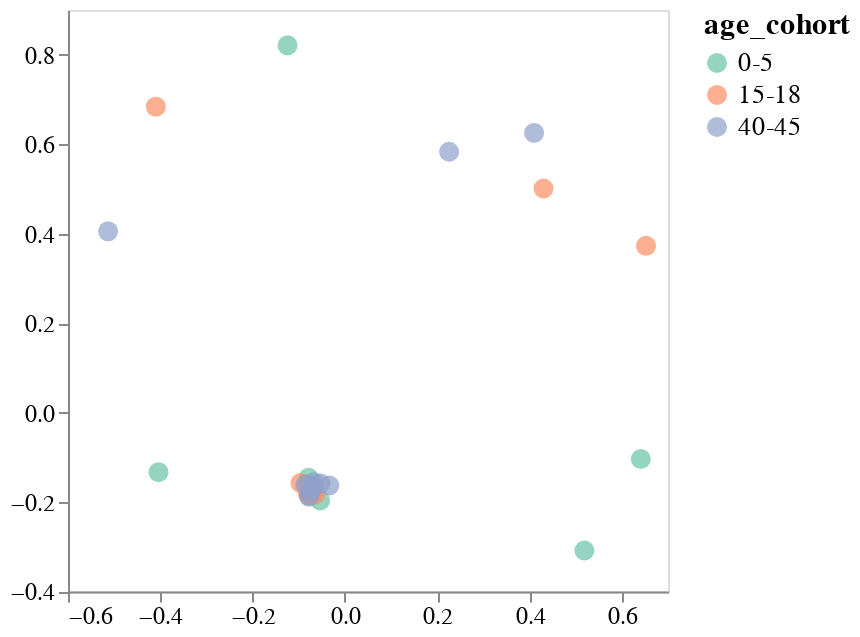

Notebook code cell kept with this figure:
### Code cell
mds_and_plot(positive_escape, p=2, mds_random_state=1)

### Figure 1 — Vega-Lite specification as saved in the notebook (floating-point values rounded to 4 significant figures)
{"config": {"view": {"continuousWidth": 300, "continuousHeight": 300}, "axis": {"grid": false, "labelFontSize": 12, "title": null}, "legend": {"labelFontSize": 13, "titleFontSize": 15}}, "data": {"name": "data-4d823367f20fb45f7badf7cf061f5a1d"}, "mark": {"type": "circle", "opacity": 0.7, "size": 100}, "encoding": {"color": {"field": "age_cohort", "scale": {"scheme": "set2"}, "type": "nominal"}, "detail": {"field": "serum", "type": "nominal"}, "tooltip": [{"field": "serum", "type": "nominal"}, {"field": "age_cohort", "type": "nominal"}], "x": {"field": "x_coord", "scale": {"padding": 5}, "type": "quantitative"}, "y": {"field": "y_coord", "scale": {"padding": 5}, "type": "quantitative"}}, "height": 290.7, "width": 300, "$schema": "https://vega.github.io/schema/vega-lite/v5.8.0.json", "datasets": {"data-4d823367f20fb45f7badf7cf061f5a1d": [{"serum": "2367", "x_coord": -0.07754, "y_coord": -0.1865, "age_cohort": "0-5"}, {"serum": "3944", "x_coord": -0.07582, "y_coord": -0.1805, "age_cohort": "0-5"}, {"serum": "2462", "x_coord": -0.4038, "y_coord": -0.1332, "age_cohort": "0-5"}, {"serum": "2389", "x_coord": -0.08165, "y_coord": -0.1597, "age_cohort": "0-5"}, {"serum": "2323", "x_coord": -0.07307, "y_coord": -0.1744, "age_cohort": "0-5"}, {"serum": "2388", "x_coord": -0.05369, "y_coord": -0.1964, "age_cohort": "0-5"}, {"serum": "2463", "x_coord": -0.07876, "y_coord": -0.1459, "age_cohort": "0-5"}, {"serum": "3973", "x_coord": 0.5189, "y_coord": -0.3085, "age_cohort": "0-5"}, {"serum": "4299", "x_coord": 0.6411, "y_coord": -0.1038, "age_cohort": "0-5"}, {"serum": "4584", "x_coord": -0.1243, "y_coord": 0.821, "age_cohort": "0-5"}, {"serum": "2343", "x_coord": 0.4303, "y_coord": 0.501, "age_cohort": "15-18"}, {"serum": "2350", "x_coord": -0.06559, "y_coord": -0.169, "age_cohort": "15-18"}, {"serum": "2365", "x_coord": -0.06385, "y_coord": -0.1829, "age_cohort": "15-18"}, {"serum": "2380", "x_coord": -0.06922, "y_coord": -0.1762, "age_cohort": "15-18"}, {"serum": "2382", "x_coord": -0.0963, "y_coord": -0.1576, "age_cohort": "15-18"}, {"serum": "3866", "x_coord": -0.07392, "y_coord": -0.1814, "age_cohort": "15-18"}, {"serum": "3856", "x_coord": -0.4096, "y_coord": 0.6838, "age_cohort": "15-18"}, {"serum": "3857", "x_coord": -0.08043, "y_coord": -0.1803, "age_cohort": "15-18"}, {"serum": "3862", "x_coord": 0.6524, "y_coord": 0.3726, "age_cohort": "15-18"}, {"serum": "3895", "x_coord": -0.07677, "y_coord": -0.1843, "age_cohort": "15-18"}, {"serum": "33C", "x_coord": -0.08586, "y_coord": -0.1616, "age_cohort": "40-45"}, {"serum": "34C", "x_coord": -0.07779, "y_coord": -0.1879, "age_cohort": "40-45"}, {"serum": "197C", "x_coord": -0.06931, "y_coord": -0.1669, "age_cohort": "40-45"}, {"serum": "199C", "x_coord": 0.4099, "y_coord": 0.6252, "age_cohort": "40-45"}, {"serum": "215C", "x_coord": -0.06691, "y_coord": -0.1557, "age_cohort": "40-45"}, {"serum": "210C", "x_coord": -0.5132, "y_coord": 0.4052, "age_cohort": "40-45"}, {"serum": "74C", "x_coord": 0.2257, "y_coord": 0.5832, "age_cohort": "40-45"}, {"serum": "68C", "x_coord": -0.03368, "y_coord": -0.1631, "age_cohort": "40-45"}, {"serum": "150C", "x_coord": -0.07438, "y_coord": -0.1773, "age_cohort": "40-45"}, {"serum": "18C", "x_coord": -0.05274, "y_coord": -0.1588, "age_cohort": "40-45"}]}}
